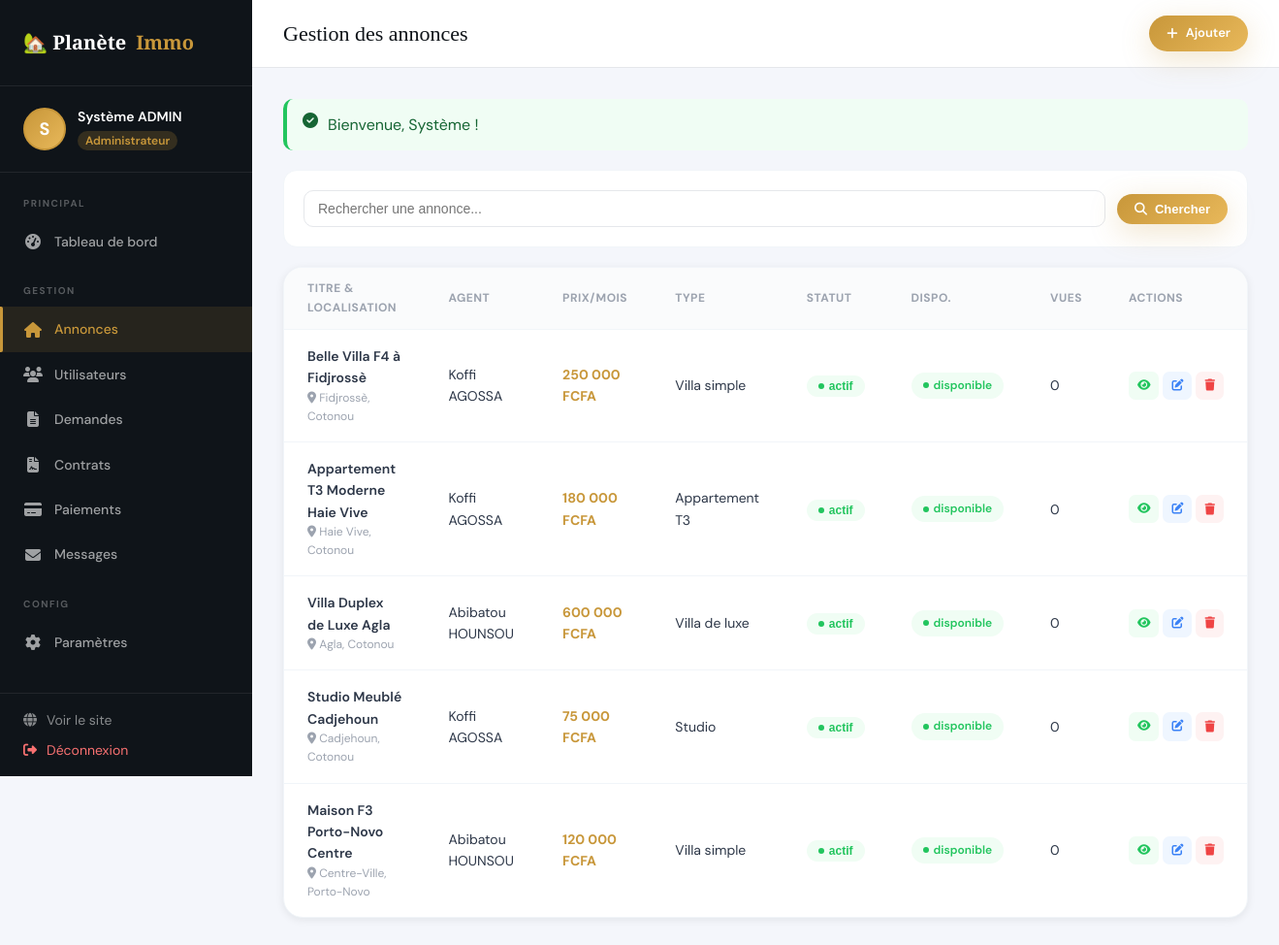
Screenshot of /admin/maisons.php (signed in) with the database file from the repository.
### tables this page shows
CREATE TABLE maisons (
    id INT AUTO_INCREMENT PRIMARY KEY,
    titre VARCHAR(200) NOT NULL,
    description TEXT NOT NULL,
    type_id INT,
    agent_id INT NOT NULL,
    ville_id INT,
    quartier VARCHAR(150),
    adresse_complete TEXT,
    prix_mensuel DECIMAL(10,2) NOT NULL,
    caution DECIMAL(10,2) DEFAULT 0,
    surface DECIMAL(8,2),
    nb_chambres INT DEFAULT 1,
    nb_salles_bain INT DEFAULT 1,
    nb_toilettes INT DEFAULT 1,
    nb_salons INT DEFAULT 1,
    garage TINYINT(1) DEFAULT 0,
    piscine TINYINT(1) DEFAULT 0,
    climatisation TINYINT(1) DEFAULT 0,
    eau_courante TINYINT(1) DEFAULT 1,
    electricite TINYINT(1) DEFAULT 1,
    gardien TINYINT(1) DEFAULT 0,
    meublee TINYINT(1) DEFAULT 0,
    balcon TINYINT(1) DEFAULT 0,
    cuisine_equipee TINYINT(1) DEFAULT 0,
    connexion_internet TINYINT(1) DEFAULT 0,
    disponibilite ENUM('disponible','louee','maintenance','vendue') DEFAULT 'disponible',
    date_disponibilite DATE,
    latitude DECIMAL(10,8),
    longitude DECIMAL(11,8),
    vues INT DEFAULT 0,
    statut ENUM('actif','inactif','en_attente') DEFAULT 'en_attente',
    photo_principale VARCHAR(255),
    date_creation TIMESTAMP DEFAULT CURRENT_TIMESTAMP,
    date_modification TIMESTAMP NULL ON UPDATE CURRENT_TIMESTAMP,
    FOREIGN KEY (type_id) REFERENCES types_maison(id),
    FOREIGN KEY (agent_id) REFERENCES users(id),
    FOREIGN KEY (ville_id) REFERENCES villes(id)
);

CREATE TABLE villes (
    id INT AUTO_INCREMENT PRIMARY KEY,
    nom VARCHAR(100) NOT NULL,
    departement VARCHAR(100) NOT NULL
);

CREATE TABLE users (
    id INT AUTO_INCREMENT PRIMARY KEY,
    nom VARCHAR(100) NOT NULL,
    prenom VARCHAR(100) NOT NULL,
    email VARCHAR(150) UNIQUE NOT NULL,
    telephone VARCHAR(20) NOT NULL,
    mot_de_passe VARCHAR(255) NOT NULL,
    role ENUM('admin','agent','locataire') DEFAULT 'locataire',
    avatar VARCHAR(255) DEFAULT 'default.png',
    ville VARCHAR(100) DEFAULT 'Cotonou',
    quartier VARCHAR(100),
    date_naissance DATE,
    piece_identite VARCHAR(255),
    statut ENUM('actif','inactif','suspendu') DEFAULT 'actif',
    token_reset VARCHAR(255),
    date_creation TIMESTAMP DEFAULT CURRENT_TIMESTAMP,
    derniere_connexion TIMESTAMP NULL
);

CREATE TABLE types_maison (
    id INT AUTO_INCREMENT PRIMARY KEY,
    libelle VARCHAR(100) NOT NULL,
    description TEXT
);

### includes/config.php (called while the page is built, shortened)
<?php
function getFlash() {
    if (isset($_SESSION['flash'])) {
        $flash = $_SESSION['flash'];
        return $flash;
    }
    return null;
}
function formatPrix($prix) {
    return number_format($prix, 0, ',', ' ') . ' FCFA';
}
function sanitize($data) {
    return htmlspecialchars(strip_tags(trim($data)));
}
?>

### admin/maisons.php (the view, shortened to what this page needs)
<?php
require_once '../includes/config.php';
$db = getDB();
$action = $_GET['action'] ?? 'liste';
$search = sanitize($_GET['s'] ?? '');
$w = $search ? "WHERE (m.titre LIKE '%$search%' OR v.nom LIKE '%$search%' OR u.nom LIKE '%$search%')" : '';
$maisons = $db->query("
    SELECT m.*, v.nom as ville_nom, t.libelle as type_libelle, u.nom as agent_nom, u.prenom as agent_prenom
    FROM maisons m JOIN villes v ON m.ville_id=v.id JOIN types_maison t ON m.type_id=t.id JOIN users u ON m.agent_id=u.id
    $w ORDER BY m.date_creation DESC
")->fetchAll();
include 'includes/sidebar_admin.php';
?>
<div class="dashboard-main">
    <div class="dashboard-topbar">
        <div class="topbar-title"><?= $action === 'ajouter' ? 'Nouvelle annonce' : ($action === 'modifier' ? 'Modifier l\'annonce' : 'Gestion des annonces') ?></div>
        <div class="topbar-actions">
            <?php if ($action === 'liste'): ?>
            <a href="?action=ajouter" class="btn btn-gold btn-sm"><i class="fas fa-plus"></i> Ajouter</a>
            <?php else: ?>
            <a href="<?= SITE_URL ?>/admin/maisons.php" class="btn btn-dark btn-sm"><i class="fas fa-arrow-left"></i> Retour</a>
            <?php endif; ?>
        </div>
    </div>
    <div class="dashboard-content">
        <?php $flash = getFlash(); if ($flash): ?>
        <div style="background:<?= $flash['type']==='succes'?'#f0fdf4':'#fef2f2' ?>;border-left:4px solid <?= $flash['type']==='succes'?'var(--green)':'var(--red)' ?>;padding:14px 16px;border-radius:10px;margin-bottom:20px;color:<?= $flash['type']==='succes'?'#166534':'#991b1b' ?>;display:flex;gap:10px">
            <i class="fas fa-<?= $flash['type']==='succes'?'check-circle':'exclamation-circle' ?>"></i> <?= htmlspecialchars($flash['message']) ?>
        </div>
        <?php endif; ?>
        <?php if ($action === 'liste'): ?>
        <div style="background:var(--white);border-radius:14px;padding:20px;margin-bottom:20px;border:1px solid #F1F5F9">
            <form method="GET" style="display:flex;gap:12px;align-items:center">
                <input type="text" name="s" value="<?= htmlspecialchars($search) ?>" placeholder="Rechercher une annonce..." style="flex:1;padding:10px 14px;border:1.5px solid #E5E7EB;border-radius:10px;font-size:14px;outline:none">
                <button type="submit" class="btn btn-gold btn-sm"><i class="fas fa-search"></i> Chercher</button>
            </form>
        </div>
        <div class="table-card">
            <table class="data-table">
                <thead><tr>
                    <th>Titre & Localisation</th><th>Agent</th><th>Prix/mois</th><th>Type</th><th>Statut</th><th>Dispo.</th><th>Vues</th><th>Actions</th>
                </tr></thead>
                <tbody>
                    <?php if (empty($maisons)): ?>
                    <tr><td colspan="8" style="text-align:center;padding:40px;color:var(--text-muted)">Aucune annonce trouvée</td></tr>
                    <?php else: ?>
                    <?php foreach ($maisons as $ma): ?>
                    <tr>
                        <td>
                            <div style="font-weight:600;font-size:14px"><?= htmlspecialchars($ma['titre']) ?></div>
                            <div style="font-size:12px;color:var(--text-muted)"><i class="fas fa-map-marker-alt"></i> <?= htmlspecialchars($ma['quartier'] ?? '') ?>, <?= htmlspecialchars($ma['ville_nom']) ?></div>
                        </td>
                        <td><?= htmlspecialchars($ma['agent_prenom'] . ' ' . $ma['agent_nom']) ?></td>
                        <td style="font-weight:700;color:var(--gold)"><?= formatPrix($ma['prix_mensuel']) ?></td>
                        <td><?= htmlspecialchars($ma['type_libelle']) ?></td>
                        <td>
                            <button onclick="openToggleStatutModal(<?= $ma['id'] ?>, '<?= htmlspecialchars($ma['titre'], ENT_QUOTES) ?>', '<?= $ma['statut'] ?>')" style="background:none;border:none;cursor:pointer;padding:0">
                                <span class="status-badge status-<?= $ma['statut'] ?>"><?= $ma['statut'] ?></span>
                            </button>
                        </td>
                        <td><span class="status-badge status-<?= $ma['disponibilite'] ?>"><?= $ma['disponibilite'] ?></span></td>
                        <td><?= $ma['vues'] ?></td>
                        <td>
                            <div style="display:flex;gap:4px">
                                <a href="<?= SITE_URL ?>/detail.php?id=<?= $ma['id'] ?>" target="_blank"
                                   style="padding:5px 9px;border-radius:7px;background:#f0fdf4;color:var(--green);font-size:12px" title="Voir">
                                    <i class="fas fa-eye"></i>
                                </a>
                                <a href="?action=modifier&id=<?= $ma['id'] ?>"
                                   style="padding:5px 9px;border-radius:7px;background:#eff6ff;color:var(--blue);font-size:12px" title="Modifier">
                                    <i class="fas fa-edit"></i>
                                </a>
                                <button onclick="openDeleteMaisonModal(<?= $ma['id'] ?>, '<?= htmlspecialchars($ma['titre'], ENT_QUOTES) ?>')"
                                   style="padding:5px 9px;border-radius:7px;background:#fef2f2;color:var(--red);font-size:12px;border:none;cursor:pointer" title="Supprimer">
                                    <i class="fas fa-trash"></i>
                                </button>
                            </div>
                        </td>
                    </tr>
                    <?php endforeach; ?>
                    <?php endif; ?>
                </tbody>
            </table>
        </div>
        <?php endif; ?>
    </div>
</div>
</div>
</body></html>

### css/style.css (style rules this page uses)
:root { --gold: #C8973A; --gold-light: #E8B85A; --gold-dark: #A07828; --dark: #0F1419; --dark-2: #1A2030; --dark-3: #252D3D; --cream: #FAF6F0; --cream-2: #F2EDE4; --text: #2D3748; --text-light: #6B7280; --text-muted: #9CA3AF; --white: #FFFFFF; --green: #22C55E; --red: #EF4444; --orange: #F97316; --blue: #3B82F6; --border: rgba(200, 151, 58, 0.2); --shadow-sm: 0 2px 8px rgba(15,20,25,0.08); --shadow: 0 4px 20px rgba(15,20,25,0.12); --shadow-lg: 0 12px 40px rgba(15,20,25,0.18); --shadow-gold: 0 8px 30px rgba(200,151,58,0.25); --radius: 12px; --radius-lg: 20px; --transition: all 0.3s cubic-bezier(0.4, 0, 0.2, 1); }
*, *::before, *::after { margin: 0; padding: 0; box-sizing: border-box; }
html { scroll-behavior: smooth; }
body { font-family: 'DM Sans', sans-serif; background: var(--cream); color: var(--text); line-height: 1.6; overflow-x: hidden; min-height: 100vh; display: flex; flex-direction: column; }
a { text-decoration: none; color: inherit; }
.btn { display: inline-flex; align-items: center; gap: 8px; padding: 12px 28px; border-radius: 50px; font-weight: 600; font-size: 15px; border: none; cursor: pointer; transition: var(--transition); white-space: nowrap; }
.btn-gold { background: linear-gradient(135deg, var(--gold), var(--gold-light)); color: var(--white); box-shadow: var(--shadow-gold); }
.btn-sm { padding: 8px 18px; font-size: 13px; }
.dashboard-main { margin-left: 260px; flex: 1; min-height: 100vh; }
.dashboard-topbar { background: var(--white); padding: 16px 32px; border-bottom: 1px solid #E5E7EB; display: flex; align-items: center; justify-content: space-between; position: sticky; top: 0; z-index: 50; }
.topbar-title { font-family: 'Playfair Display', serif; font-size: 22px; color: var(--dark); }
.topbar-actions { display: flex; align-items: center; gap: 16px; }
.dashboard-content { padding: 32px; }
.table-card { background: var(--white); border-radius: var(--radius-lg); box-shadow: var(--shadow-sm); overflow: hidden; border: 1px solid #F1F5F9; }
.data-table { width: 100%; border-collapse: collapse; }
.data-table th { padding: 12px 24px; font-size: 12px; font-weight: 700; text-transform: uppercase; letter-spacing: 0.5px; color: var(--text-muted); background: #FAFBFC; border-bottom: 1px solid #F1F5F9; text-align: left; }
.data-table td { padding: 16px 24px; border-bottom: 1px solid #F1F5F9; font-size: 14px; color: var(--text); vertical-align: middle; }
.data-table tr:last-child td { border-bottom: none; }
.status-badge { display: inline-flex; align-items: center; gap: 5px; padding: 4px 12px; border-radius: 50px; font-size: 12px; font-weight: 600; }
.status-badge::before { content: ''; width: 6px; height: 6px; border-radius: 50%; background: currentColor; }
.status-actif, .status-disponible, .status-valide, .status-publie, .status-confirmee { background: #f0fdf4; color: var(--green); }

### rows the page displays
maisons: titre "Belle Villa F4 à Fidjrossè", quartier "Fidjrossè", ville.nom "Cotonou", agent.nom "Koffi AGOSSA", prix_mensuel "250 000 FCFA", type.libelle "Villa simple", statut "actif", disponibilite "disponible", vues "0"
maisons: titre "Appartement T3 Moderne Haie Vive", quartier "Haie Vive", ville.nom "Cotonou", agent.nom "Koffi AGOSSA", prix_mensuel "180 000 FCFA", type.libelle "Appartement T3", statut "actif", disponibilite "disponible", vues "0"
maisons: titre "Villa Duplex de Luxe Agla", quartier "Agla", ville.nom "Cotonou", agent.nom "Abibatou HOUNSOU", prix_mensuel "600 000 FCFA", type.libelle "Villa de luxe", statut "actif", disponibilite "disponible", vues "0"
maisons: titre "Studio Meublé Cadjehoun", quartier "Cadjehoun", ville.nom "Cotonou", agent.nom "Koffi AGOSSA", prix_mensuel "75 000 FCFA", type.libelle "Studio", statut "actif", disponibilite "disponible", vues "0"
maisons: titre "Maison F3 Porto-Novo Centre", quartier "Centre-Ville", ville.nom "Porto-Novo", agent.nom "Abibatou HOUNSOU", prix_mensuel "120 000 FCFA", type.libelle "Villa simple", statut "actif", disponibilite "disponible", vues "0"

### other values shown
substr($_SESSION['prenom'] ?? 'A', 0, 1) "S"
$flash['message'] "Bienvenue, Système !"
